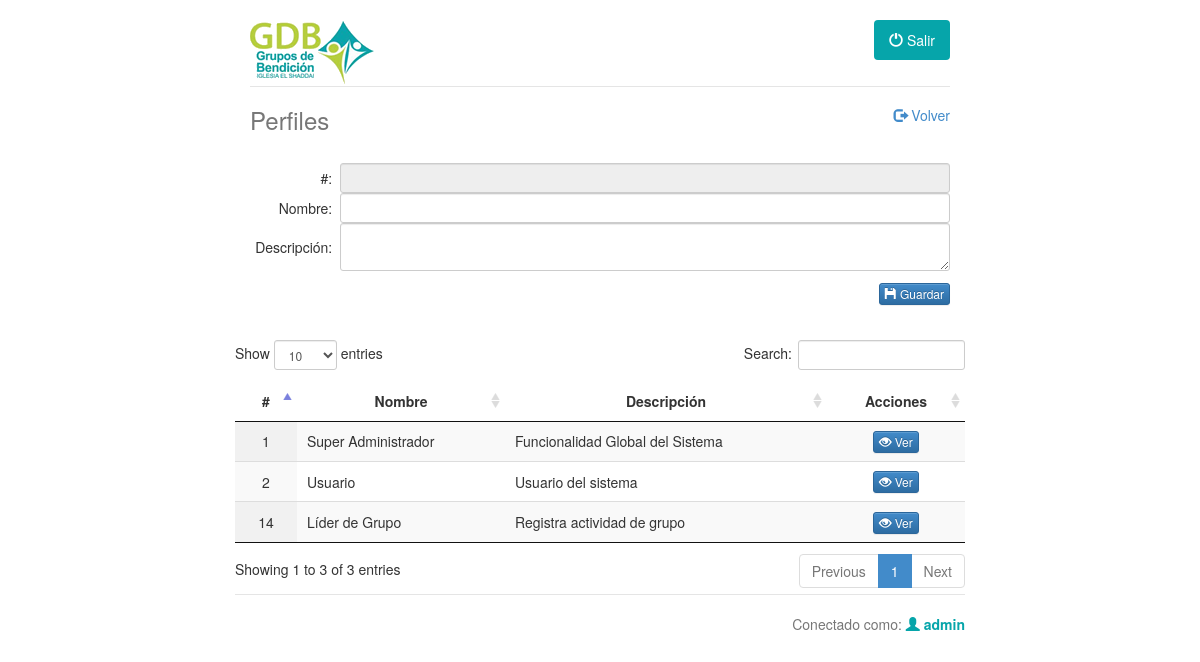
/pages/perfiles.php (signed in), run on the app's committed database.
### tables this page shows
CREATE TABLE `opciones` (
  `id` int(10) NOT NULL AUTO_INCREMENT,
  `nombre` varchar(100) DEFAULT NULL,
  `titulo` varchar(100) DEFAULT NULL,
  `ruta_php` varchar(100) DEFAULT NULL,
  `tipo` tinyint(1) DEFAULT NULL,
  `descripcion` text,
  `imagen_icono` varchar(200) DEFAULT NULL,
  PRIMARY KEY (`id`)
);

CREATE TABLE `perfiles` (
  `id` int(10) NOT NULL AUTO_INCREMENT,
  `nombre` varchar(100) DEFAULT NULL,
  `descripcion` text,
  PRIMARY KEY (`id`)
);

### clases/mysql.php (called while the page is built, shortened)
<?php
class MySQL{
  private $conexion; private $total_consultas;
  public function MySQL(){
    if(!isset($this->conexion)){
      $this->conexion = (mysql_connect("localhost","gdb","gdb2014"))
        or die(mysql_error());
    }
  }
  public function consulta($consulta){
    $resultado = mysql_query($consulta,$this->conexion);
    return $resultado;
  }
  public function fetch_array($consulta){
   return mysql_fetch_array($consulta);
  }
  public function num_rows($consulta){
   return mysql_num_rows($consulta);
  }
  public function validaPagina($id_perfil, $pagina){
  $retorna=false;
  		$consulta = $this->consulta("SELECT ruta_php
									FROM opciones
									WHERE id IN (SELECT id_permisos FROM asigna_permisos WHERE id_perfiles=".$id_perfil.")
									AND tipo=1");
		if($this->num_rows($consulta)>0){
			while($results = $this->fetch_array($consulta)){
				if($results[0]== $pagina){
					$retorna=true;
				}
			}
		}
   return $retorna;
  }
public function getAcciones($id_perfil, $ruta_php,$tipo){
$retorna=false;
$sql="SELECT *
      FROM opciones
      WHERE id IN (SELECT id_permisos FROM asigna_permisos WHERE id_perfiles=".$id_perfil.")
      AND tipo=".$tipo." AND ruta_php='".$ruta_php."'";
  		$consulta = $this->consulta($sql);
		if($this->num_rows($consulta)>0){
			while($results = $this->fetch_array($consulta)){
				$retorna[] = array("nombre" => $results["nombre"], "titulo" => $results["titulo"], "ruta_php" => $results["ruta_php"], "descripcion" => $results["descripcion"], "imagen_icono" => $results["imagen_icono"]);
			}
		}
   return $retorna;
  }
}?>

### pages/perfiles.php (the view, shortened to what this page needs)
<?php
include ("../header.php");
include("../clases/mysql.php");
$db = new MySQL();
$archivo="perfiles.php";
$archivo_ruta="pages/".$archivo;
if(isset($_COOKIE['username']) && isset($_COOKIE['password']) && isset($_COOKIE['id_perfil'])){
if($db->validaPagina($_COOKIE['id_perfil'],$archivo_ruta)){
?>
<div class="row">
	<div class="col-md-12">
		<table style="width:100%;">
			<tr>
				<td class="text-left"><h3 class="text-muted">Perfiles</h3></td>
				<td class="text-right"><a id="volver" href="../"><span class="glyphicon glyphicon-log-out"></span> Volver</a></td>
			</tr>
		</table>
	</div>
</div>
<div id="catalogo_form" class="row">
<form method=post action="ctrl/ctrl_perfiles.php">
<table border=0 style="margin:0 auto; width:100%;">
<tr>
    <td style="width:90px;" class="text-right">#: &nbsp;</td>
	<td>
        <input class="form-control input-sm" type=text name="id" value="<?php if(isset($edit[0])){echo $edit[0];}?>" style="text-align:right;" readonly>
	</td>
</tr>
<tr>
	<td class="text-right">Nombre: &nbsp;</td>
	<td>
	<input class="form-control input-sm" type="text" name="nombre" value="<?php if(isset($edit[1])){echo utf8_encode($edit[1]);}?>" required="">
	</td>
</tr>
<tr>
	<td class="text-right">Descripción: &nbsp;</td>
	<td>
	<textarea class="form-control input-sm" name="descripcion"  required="" ><?php if(isset($edit[2])){echo utf8_decode($edit[2]);}?></textarea>
	</td>
</tr>
<tr class="text-right">
	<td colspan=2 style="padding:10px 0 15px 0;">
	<?php
	$botones=$db->getAcciones($_COOKIE['id_perfil'],$archivo_ruta,3);
	if(isset($_GET['id'])){
		for($i=0;$i<count($botones);$i++){
		   if($botones[$i]['titulo']!="" && $botones[$i]['nombre']=="actualizar"){
                       echo "<a class='btn btn-xs btn-danger' href='".$archivo."'><span class='glyphicon glyphicon-ban-circle'></span> Cancelar</a> ";
                       echo "<button type='submit' class='btn btn-xs btn-success' name='".$botones[$i]['nombre']."'><span class='glyphicon glyphicon-".$botones[$i]['imagen_icono']."'></span> ".utf8_encode($botones[$i]['titulo'])."</button>";
		   }
		}
	?>
	<?php }else{
		for($i=0;$i<count($botones);$i++){
		   if($botones[$i]['titulo']!="" && $botones[$i]['nombre']=="guardar"){
				echo "<button type='submit' class='btn btn-xs btn-primary' name='".$botones[$i]['nombre']."'><span class='glyphicon glyphicon-".$botones[$i]['imagen_icono']."'></span> ".utf8_encode($botones[$i]['titulo'])."</button>";
		   }
		}
	} ?>
	</td>
</tr>
</table>
</div>
<div class="row">
<table class="display datos">
<thead>
    <tr>
        <th>#</th>
        <th>Nombre</th>
        <th>Descripción</th>
        <th>Acciones</th>
    </tr>
</thead>
<tbody>
<?php
$consulta = $db->consulta("SELECT * FROM perfiles");
$acciones=$db->getAcciones($_COOKIE['id_perfil'],$archivo_ruta,2);
if($db->num_rows($consulta)>0){
  while($results = $db->fetch_array($consulta)){
   echo "<tr><td>".$results['id']."</td>";
   echo "<td class='text-left'>".utf8_encode($results['nombre'])."</td>";
   echo "<td class='text-left'>".utf8_encode($results['descripcion'])."</td>";
   echo "<td>";
   for($i=0;$i<count($acciones);$i++){
   	   if($acciones[$i]['titulo']!=""){
			echo "<a class='btn btn-xs btn-primary' href='".$archivo."?id=".$results['id']."'><span class='glyphicon glyphicon-".$acciones[$i]['imagen_icono']."'></span> ".utf8_encode ($acciones[$i]['titulo']);
	   }
   }
   echo "</td></tr>";
 }
}
 ?>
</tbody>
 </table>
<?php
}else{
	echo "<div style='margin-top:20px;' class='well well-lg'>No tiene permisos para ver esta página, consulte con el administrador del sistema para resolver este inconveniente. <a href='../'>Regresar</a></div>";
}
}else{
	echo "<div style='margin-top:20px;' class='well well-lg'>Debe de iniciar sesión para poder ver este contenido! <a href='../login.php'>Iniciar Sesión</a></div>";
}
?>
<?php include "../footer.php" ?>

### css/comun.css (style rules this page uses)
body { padding-top: 20px; padding-bottom: 20px; }

### css/style.css (style rules this page uses)
tbody tr, thead th { text-align:center }
#volver { text-decoration:none; cursor:pointer; }
#catalogo_form { margin:20px 0 20px 0; }

### data on the page
opciones: titulo "Guardar"
perfiles: id "1", nombre "Super Administrador", descripcion "Funcionalidad Global del Sistema"
opciones: titulo "Ver"
perfiles: id "2", nombre "Usuario", descripcion "Usuario del sistema"
perfiles: id "14", nombre "Líder de Grupo", descripcion "Registra actividad de grupo"

### other printed values
$_COOKIE['username'] "admin"
